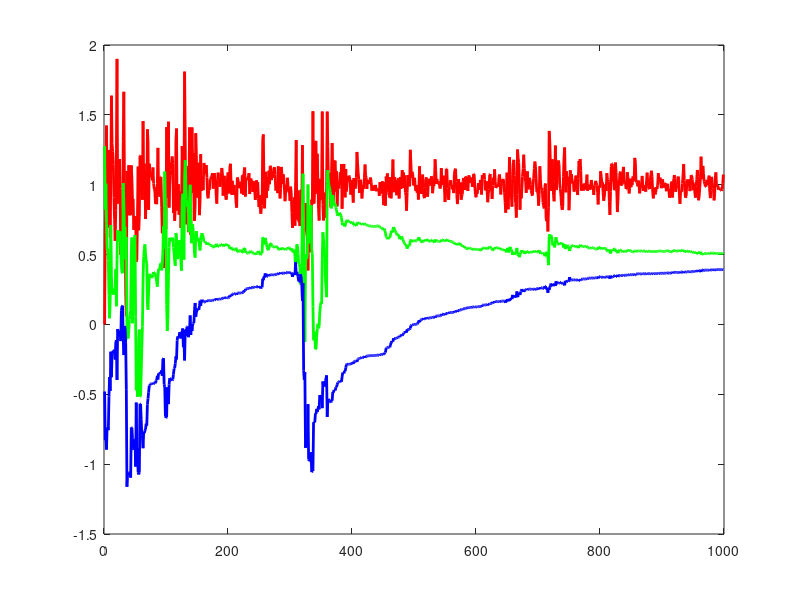

Write the MATLAB code that produced this figure. (Note: this script raises an error after producing the figure.)
% Stochastic Algorithm

N = 1000;

a_desired = 1; 
b_desired = 0.5;
c_desired = -0.5;

u = ones(N, 1);
y = zeros(N, 1);
E = load("e.mat");
e = E(1).e;

for t = 2:N
    y(t) = -a_desired * y(t-1) + b_desired * u(t-1) + c_desired * e(t-1) + e(t);
end

theta_hat = zeros(3, 1); % [a, b, c]
phi = zeros(3, 1);
P = 0;
theta_store = zeros(3, N);

for t = 2:N
    phi = [-y(t-1); u(t-1); e(t-1)];
    error = y(t) - phi' * theta_hat;
    P = (P + phi'*phi)^-1;
    K = P*phi;
    theta_hat = theta_hat + K*error;
    theta_store(:, t) = theta_hat;
end

figure;
plot(theta_store(1, 2:N), 'r', 'LineWidth', 2);
hold on;
plot(theta_store(2, 2:N), 'g', 'LineWidth', 2);
plot(theta_store(3, 2:N), 'b', 'LineWidth', 2);
yline(a_desired, '--r', 'Desired a');
yline(b_desired, '--g', 'Desired b');
yline(c_desired, '--b', 'Desired c');
xlabel('Sample');
legend('a estimate', 'b estimate', 'c estimate', 'Location', 'Southeast');
title('Stochastic Algorithm');
grid on;
f = gcf;
exportgraphics(f,'SA.png');